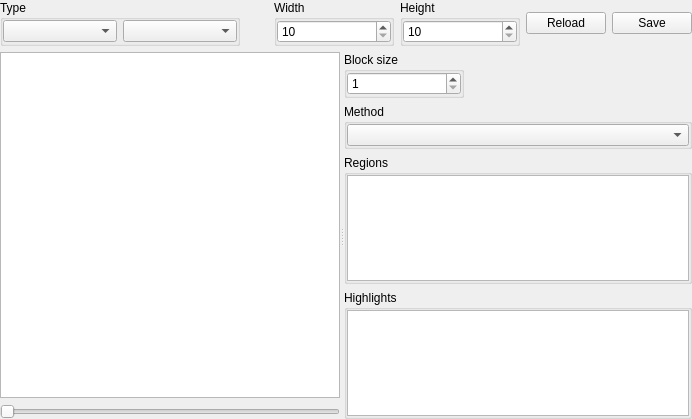
<?xml version="1.0" encoding="UTF-8"?>
<ui version="4.0">
 <class>XVisualizationWidget</class>
 <widget class="QWidget" name="XVisualizationWidget">
  <property name="geometry">
   <rect>
    <x>0</x>
    <y>0</y>
    <width>692</width>
    <height>419</height>
   </rect>
  </property>
  <property name="windowTitle">
   <string>Form</string>
  </property>
  <layout class="QVBoxLayout" name="verticalLayout_4">
   <property name="leftMargin">
    <number>0</number>
   </property>
   <property name="topMargin">
    <number>0</number>
   </property>
   <property name="rightMargin">
    <number>0</number>
   </property>
   <property name="bottomMargin">
    <number>0</number>
   </property>
   <item>
    <layout class="QHBoxLayout" name="horizontalLayout">
     <item>
      <widget class="QGroupBox" name="groupBoxType">
       <property name="minimumSize">
        <size>
         <width>240</width>
         <height>0</height>
        </size>
       </property>
       <property name="title">
        <string>Type</string>
       </property>
       <layout class="QHBoxLayout" name="horizontalLayout_3">
        <property name="leftMargin">
         <number>0</number>
        </property>
        <property name="topMargin">
         <number>0</number>
        </property>
        <property name="rightMargin">
         <number>0</number>
        </property>
        <property name="bottomMargin">
         <number>0</number>
        </property>
        <item>
         <widget class="QComboBox" name="comboBoxType"/>
        </item>
        <item>
         <widget class="QComboBox" name="comboBoxMapMode"/>
        </item>
       </layout>
      </widget>
     </item>
     <item>
      <spacer name="horizontalSpacer">
       <property name="orientation">
        <enum>Qt::Horizontal</enum>
       </property>
       <property name="sizeHint" stdset="0">
        <size>
         <width>40</width>
         <height>20</height>
        </size>
       </property>
      </spacer>
     </item>
     <item>
      <widget class="QGroupBox" name="groupBoxWidth">
       <property name="minimumSize">
        <size>
         <width>120</width>
         <height>0</height>
        </size>
       </property>
       <property name="title">
        <string>Width</string>
       </property>
       <layout class="QVBoxLayout" name="verticalLayout_9">
        <property name="leftMargin">
         <number>0</number>
        </property>
        <property name="topMargin">
         <number>0</number>
        </property>
        <property name="rightMargin">
         <number>0</number>
        </property>
        <property name="bottomMargin">
         <number>0</number>
        </property>
        <item>
         <widget class="QSpinBox" name="spinBoxWidth">
          <property name="minimum">
           <number>10</number>
          </property>
          <property name="maximum">
           <number>1000</number>
          </property>
         </widget>
        </item>
       </layout>
      </widget>
     </item>
     <item>
      <widget class="QGroupBox" name="groupBoxHeight">
       <property name="minimumSize">
        <size>
         <width>120</width>
         <height>0</height>
        </size>
       </property>
       <property name="title">
        <string>Height</string>
       </property>
       <layout class="QVBoxLayout" name="verticalLayout_10">
        <property name="leftMargin">
         <number>0</number>
        </property>
        <property name="topMargin">
         <number>0</number>
        </property>
        <property name="rightMargin">
         <number>0</number>
        </property>
        <property name="bottomMargin">
         <number>0</number>
        </property>
        <item>
         <widget class="QSpinBox" name="spinBoxHeight">
          <property name="minimum">
           <number>10</number>
          </property>
          <property name="maximum">
           <number>1000</number>
          </property>
         </widget>
        </item>
       </layout>
      </widget>
     </item>
     <item>
      <widget class="QPushButton" name="pushButtonVisualizationReload">
       <property name="text">
        <string>Reload</string>
       </property>
      </widget>
     </item>
     <item>
      <widget class="QPushButton" name="pushButtonVisualizationSave">
       <property name="text">
        <string>Save</string>
       </property>
      </widget>
     </item>
    </layout>
   </item>
   <item>
    <widget class="QSplitter" name="splitterVisualization">
     <property name="orientation">
      <enum>Qt::Horizontal</enum>
     </property>
     <widget class="QWidget" name="layoutWidget_1">
      <layout class="QVBoxLayout" name="verticalLayout_3">
       <item>
        <widget class="QGraphicsView" name="graphicsViewResult">
         <property name="sizePolicy">
          <sizepolicy hsizetype="Expanding" vsizetype="Expanding">
           <horstretch>0</horstretch>
           <verstretch>0</verstretch>
          </sizepolicy>
         </property>
        </widget>
       </item>
       <item>
        <widget class="QSlider" name="horizontalSliderZoom">
         <property name="orientation">
          <enum>Qt::Horizontal</enum>
         </property>
        </widget>
       </item>
      </layout>
     </widget>
     <widget class="QWidget" name="layoutWidget_2">
      <layout class="QVBoxLayout" name="verticalLayout_2">
       <item>
        <layout class="QHBoxLayout" name="horizontalLayout_2">
         <item>
          <widget class="QGroupBox" name="groupBoxBlockSize">
           <property name="minimumSize">
            <size>
             <width>120</width>
             <height>0</height>
            </size>
           </property>
           <property name="title">
            <string>Block size</string>
           </property>
           <layout class="QVBoxLayout" name="verticalLayout_11">
            <property name="leftMargin">
             <number>0</number>
            </property>
            <property name="topMargin">
             <number>0</number>
            </property>
            <property name="rightMargin">
             <number>0</number>
            </property>
            <property name="bottomMargin">
             <number>0</number>
            </property>
            <item>
             <widget class="QSpinBox" name="spinBoxBlockSize">
              <property name="minimum">
               <number>1</number>
              </property>
              <property name="maximum">
               <number>10</number>
              </property>
             </widget>
            </item>
           </layout>
          </widget>
         </item>
         <item>
          <spacer name="horizontalSpacer_2">
           <property name="orientation">
            <enum>Qt::Horizontal</enum>
           </property>
           <property name="sizeHint" stdset="0">
            <size>
             <width>40</width>
             <height>20</height>
            </size>
           </property>
          </spacer>
         </item>
        </layout>
       </item>
       <item>
        <widget class="QGroupBox" name="groupBoxMethod">
         <property name="minimumSize">
          <size>
           <width>120</width>
           <height>0</height>
          </size>
         </property>
         <property name="title">
          <string>Method</string>
         </property>
         <layout class="QVBoxLayout" name="verticalLayout_7">
          <property name="leftMargin">
           <number>0</number>
          </property>
          <property name="topMargin">
           <number>0</number>
          </property>
          <property name="rightMargin">
           <number>0</number>
          </property>
          <property name="bottomMargin">
           <number>0</number>
          </property>
          <item>
           <widget class="QComboBox" name="comboBoxMethod"/>
          </item>
         </layout>
        </widget>
       </item>
       <item>
        <widget class="QGroupBox" name="groupBoxRegions">
         <property name="title">
          <string>Regions</string>
         </property>
         <layout class="QVBoxLayout" name="verticalLayout_5">
          <property name="leftMargin">
           <number>0</number>
          </property>
          <property name="topMargin">
           <number>0</number>
          </property>
          <property name="rightMargin">
           <number>0</number>
          </property>
          <property name="bottomMargin">
           <number>0</number>
          </property>
          <item>
           <widget class="QListWidget" name="listWidgetRegions"/>
          </item>
         </layout>
        </widget>
       </item>
       <item>
        <widget class="QGroupBox" name="groupBoxHighlights">
         <property name="title">
          <string>Highlights</string>
         </property>
         <layout class="QVBoxLayout" name="verticalLayout_6">
          <property name="leftMargin">
           <number>0</number>
          </property>
          <property name="topMargin">
           <number>0</number>
          </property>
          <property name="rightMargin">
           <number>0</number>
          </property>
          <property name="bottomMargin">
           <number>0</number>
          </property>
          <item>
           <widget class="QListWidget" name="listWidgetHighlights"/>
          </item>
         </layout>
        </widget>
       </item>
      </layout>
     </widget>
    </widget>
   </item>
  </layout>
 </widget>
 <resources/>
 <connections/>
</ui>
